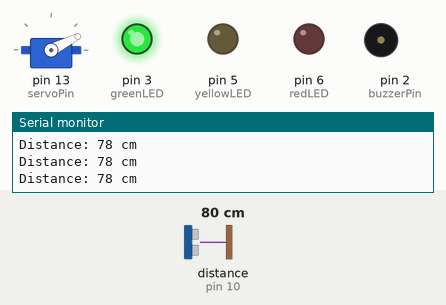
The sketch below on a simulated Arduino Uno, built with avr-gcc and run on an emulated ATmega328P. Shown: servo, output pins drawn as LEDs (lit = HIGH), buzzer (waves = sounding), the last lines printed to the serial monitor. Wiring (inferred from the names in the program): ultrasonic range finder: trigger pin 9; echo pin 10. The test bench sets the inputs (shaded band); at power-on: distance to the obstacle (sensor on pin 10) 80 cm. The echo pulse lasts 58.3 µs per cm; pins used as bus, display or sensor lines are not drawn.

Above: at 1.2 s.
1.3 s: distance to the obstacle (sensor on pin 10) set to 2 cm
At 1.77 s:
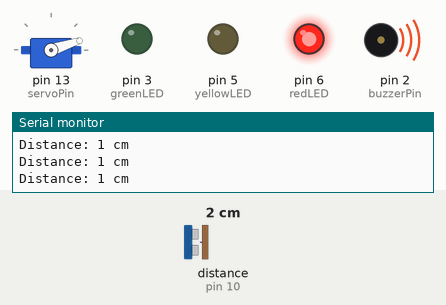
4.3 s: distance to the obstacle (sensor on pin 10) set to 60 cm
At 4.9 s:
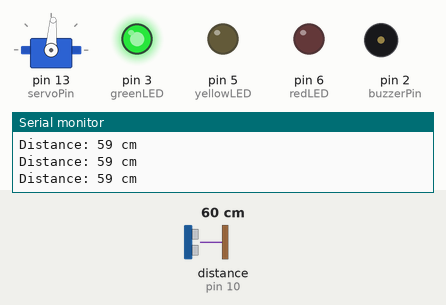
7.3 s: distance to the obstacle (sensor on pin 10) set to 35 cm
At 7.45 s:
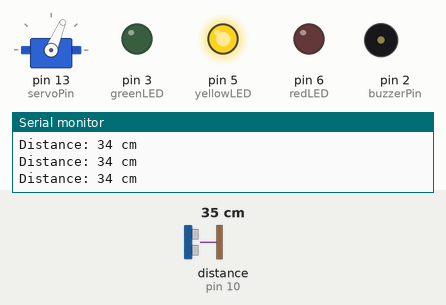
10.3 s: distance to the obstacle (sensor on pin 10) set to 299 cm
At 10.8 s:
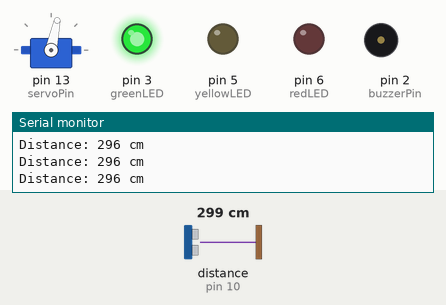
13.3 s: distance to the obstacle (sensor on pin 10) set to 120 cm
16.3 s: distance to the obstacle (sensor on pin 10) set to 250 cm
Timing chart, 0 to 20.3 s (numbered marks = the images above; inputs shaded):
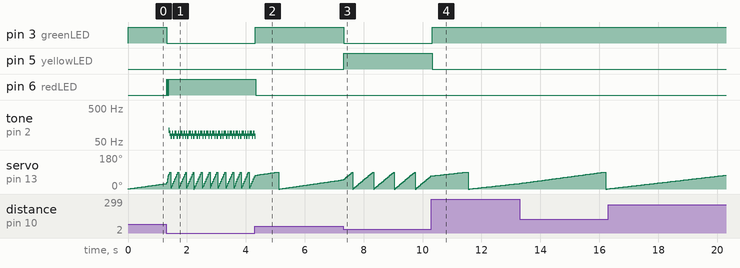

Measured:
- after the input at 1.3 s, pin 3 (greenLED): HIGH → LOW at once; pin 6 (redLED): LOW → HIGH at once, → LOW 0.02 s later, → HIGH 0.04 s later; tone on pin 2 (buzzerPin): plays 112 Hz for 0.04 s, 90 Hz for 0.04 s, 75 Hz for 0.04 s, 90 Hz for 0.04 s, 75 Hz for 0.04 s, 90 Hz for 0.08 s … (61 notes in this stretch), starting after 0.08 s
- after the input at 4.3 s, pin 3 (greenLED): LOW → HIGH at once; pin 6 (redLED): HIGH → LOW at once
- after the input at 7.3 s, pin 3 (greenLED): HIGH → LOW at once; pin 5 (yellowLED): LOW → HIGH at once
- after the input at 10.3 s, pin 3 (greenLED): LOW → HIGH at once; pin 5 (yellowLED): HIGH → LOW at once

The sketch:

CarSensor.ino
```cpp
#include <Servo.h>

// Ultrasonic
const int trigPin = 9;
const int echoPin = 10;

// LEDs
const int greenLED = 3;
const int yellowLED = 5;
const int redLED = 6;

// Buzzer
const int buzzerPin = 2;

// Servo
const int servoPin = 13;
Servo landingServo;

int servoAngle = 0;

void setup() {
  pinMode(trigPin, OUTPUT);
  pinMode(echoPin, INPUT);

  pinMode(greenLED, OUTPUT);
  pinMode(yellowLED, OUTPUT);
  pinMode(redLED, OUTPUT);
  pinMode(buzzerPin, OUTPUT);

  landingServo.attach(servoPin);
  landingServo.write(servoAngle);

  Serial.begin(9600);
}

void loop() {
  // Ultrasonic pulse
  digitalWrite(trigPin, LOW);
  delayMicroseconds(2);
  digitalWrite(trigPin, HIGH);
  delayMicroseconds(10);
  digitalWrite(trigPin, LOW);

  long duration = pulseIn(echoPin, HIGH, 25000);
  int distance = duration * 0.034 / 2;

  Serial.print("Distance: ");
  Serial.print(distance);
  Serial.println(" cm");

  // Reset outputs
  digitalWrite(greenLED, LOW);
  digitalWrite(yellowLED, LOW);
  digitalWrite(redLED, LOW);
  digitalWrite(buzzerPin, LOW);

  int stepSize = 1;
  int stepDelay = 40; // slow by default

  if (distance > 50) {
    digitalWrite(greenLED, HIGH);
    stepSize = 1;   // slow
    stepDelay = 40;
  } else if (distance > 20) {
    digitalWrite(yellowLED, HIGH);
    stepSize = 3;   // medium
    stepDelay = 20;
  } else if (distance > 0) {
    digitalWrite(redLED, HIGH);
    digitalWrite(buzzerPin, HIGH);
    stepSize = 6;   // fast
    stepDelay = 8;
  }

  // Move servo (faster when closer)
  servoAngle += stepSize;
  if (servoAngle > 90) servoAngle = 0;

  landingServo.write(servoAngle);
  delay(stepDelay);
}
```
